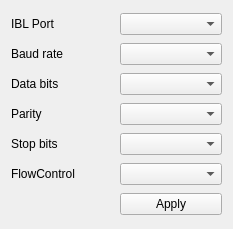
<?xml version="1.0" encoding="UTF-8"?>
<ui version="4.0">
 <class>SerialPort</class>
 <widget class="QWidget" name="SerialPort">
  <property name="geometry">
   <rect>
    <x>0</x>
    <y>0</y>
    <width>233</width>
    <height>229</height>
   </rect>
  </property>
  <property name="minimumSize">
   <size>
    <width>0</width>
    <height>0</height>
   </size>
  </property>
  <property name="maximumSize">
   <size>
    <width>250</width>
    <height>300</height>
   </size>
  </property>
  <property name="baseSize">
   <size>
    <width>0</width>
    <height>0</height>
   </size>
  </property>
  <property name="windowTitle">
   <string>MainWindow</string>
  </property>
  <layout class="QGridLayout" name="gridLayout">
   <item row="1" column="1">
    <widget class="QComboBox" name="comboBoxBaudRate"/>
   </item>
   <item row="3" column="0">
    <widget class="QLabel" name="label_4">
     <property name="text">
      <string>Parity</string>
     </property>
    </widget>
   </item>
   <item row="3" column="1">
    <widget class="QComboBox" name="comboBoxParity"/>
   </item>
   <item row="5" column="0">
    <widget class="QLabel" name="label_6">
     <property name="text">
      <string>FlowControl</string>
     </property>
    </widget>
   </item>
   <item row="5" column="1">
    <widget class="QComboBox" name="comboBoxFlowControl"/>
   </item>
   <item row="6" column="1">
    <widget class="QPushButton" name="buttonApply">
     <property name="text">
      <string>Apply</string>
     </property>
    </widget>
   </item>
   <item row="0" column="1">
    <widget class="QComboBox" name="comboBoxNumber"/>
   </item>
   <item row="4" column="0">
    <widget class="QLabel" name="label_5">
     <property name="text">
      <string>Stop bits</string>
     </property>
    </widget>
   </item>
   <item row="4" column="1">
    <widget class="QComboBox" name="comboBoxStopBits"/>
   </item>
   <item row="2" column="0">
    <widget class="QLabel" name="label_3">
     <property name="text">
      <string>Data bits</string>
     </property>
    </widget>
   </item>
   <item row="2" column="1">
    <widget class="QComboBox" name="comboBoxDataBits"/>
   </item>
   <item row="0" column="0">
    <widget class="QLabel" name="label">
     <property name="text">
      <string>IBL Port</string>
     </property>
    </widget>
   </item>
   <item row="1" column="0">
    <widget class="QLabel" name="label_2">
     <property name="text">
      <string>Baud rate</string>
     </property>
    </widget>
   </item>
  </layout>
 </widget>
 <layoutdefault spacing="6" margin="11"/>
 <resources/>
 <connections/>
</ui>
